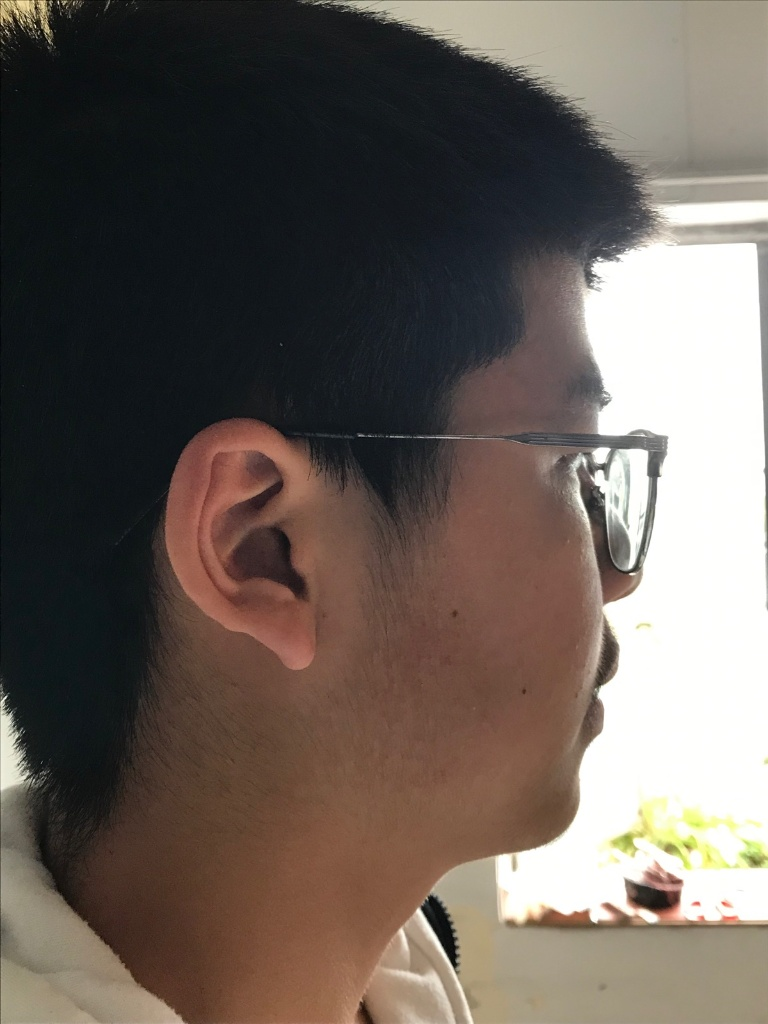
#> input picture data/data/train/profile/C01002721169_profile.jpg, 768 x 1024 px; its folder holds only this picture in this run
$ python -i gmc.py   (imports and definitions only)
#> lines starting #> are read from the running program, lines starting #| are printed output that depends on the picture
### ultralytics_ori/yolo/utils/__init__.py
# Ultralytics YOLO 🚀, AGPL-3.0 license

import contextlib
import inspect
import logging.config
import os
import platform
import re
import subprocess
import sys
import tempfile
import threading
import urllib
import uuid
from pathlib import Path
from types import SimpleNamespace
from typing import Union

import cv2
import matplotlib.pyplot as plt
import numpy as np
import torch
import yaml

from ultralytics_ori import __version__

# PyTorch Multi-GPU DDP Constants
RANK = int(os.getenv('RANK', -1))
LOCAL_RANK = int(os.getenv('LOCAL_RANK', -1))  # https://pytorch.org/docs/stable/elastic/run.html
WORLD_SIZE = int(os.getenv('WORLD_SIZE', 1))

# Other Constants
FILE = Path(__file__).resolve()
ROOT = FILE.parents[2]  # YOLO
DEFAULT_CFG_PATH = ROOT / 'yolo/cfg/default.yaml'
NUM_THREADS = min(8, max(1, os.cpu_count() - 1))  # number of YOLOv5 multiprocessing threads
AUTOINSTALL = str(os.getenv('YOLO_AUTOINSTALL', True)).lower() == 'true'  # global auto-install mode
VERBOSE = str(os.getenv('YOLO_VERBOSE', True)).lower() == 'true'  # global verbose mode
TQDM_BAR_FORMAT = '{l_bar}{bar:10}{r_bar}'  # tqdm bar format
LOGGING_NAME = 'ultralytics'
MACOS, LINUX, WINDOWS = (platform.system() == x for x in ['Darwin', 'Linux', 'Windows'])  # environment booleans
HELP_MSG = \
    """
    Usage examples for running YOLOv8:

    1. Install the ultralytics package:

        pip install ultralytics

    2. Use the Python SDK:

        from ultralytics import YOLO

        # Load a model
        model = YOLO('yolov8n.yaml')  # build a new model from scratch
        model = YOLO("yolov8n.pt")  # load a pretrained model (recommended for training)

        # Use the model
        results = model.train(data="coco128.yaml", epochs=3)  # train the model
        results = model.val()  # evaluate model performance on the validation set
        results = model('https://ultralytics.com/images/bus.jpg')  # predict on an image
        success = model.export(format='onnx')  # export the model to ONNX format

    3. Use the command line interface (CLI):

        YOLOv8 'yolo' CLI commands use the following syntax:

            yolo TASK MODE ARGS

            Where   TASK (optional) is one of [detect, segment, classify]
                    MODE (required) is one of [train, val, predict, export]
                    ARGS (optional) are any number of custom 'arg=value' pairs like 'imgsz=320' that override defaults.
                        See all ARGS at https://docs.ultralytics.com/usage/cfg or with 'yolo cfg'

        - Train a detection model for 10 epochs with an initial learning_rate of 0.01
            yolo detect train data=coco128.yaml model=yolov8n.pt epochs=10 lr0=0.01

        - Predict a YouTube video using a pretrained segmentation model at image size 320:
            yolo segment predict model=yolov8n-seg.pt source='https://youtu.be/Zgi9g1ksQHc' imgsz=320

        - Val a pretrained detection model at batch-size 1 and image size 640:
            yolo detect val model=yolov8n.pt data=coco128.yaml batch=1 imgsz=640

        - Export a YOLOv8n classification model to ONNX format at image size 224 by 128 (no TASK required)
            yolo export model=yolov8n-cls.pt format=onnx imgsz=224,128

        - Run special commands:
            yolo help
            yolo checks
            yolo version
            yolo settings
            yolo copy-cfg
            yolo cfg

    Docs: https://docs.ultralytics.com
    Community: https://community.ultralytics.com
    GitHub: https://github.com/ultralytics/ultralytics
    """

# Settings
torch.set_printoptions(linewidth=320, precision=4, profile='default')
#> (this line was passed over: torch is not available in this run)
np.set_printoptions(linewidth=320, formatter={'float_kind': '{:11.5g}'.format})  # format short g, %precision=5
cv2.setNumThreads(0)  # prevent OpenCV from multithreading (incompatible with PyTorch DataLoader)
os.environ['NUMEXPR_MAX_THREADS'] = str(NUM_THREADS)  # NumExpr max threads
os.environ['CUBLAS_WORKSPACE_CONFIG'] = ':4096:8'  # for deterministic training
os.environ['TF_CPP_MIN_LOG_LEVEL'] = '2'  # suppress verbose TF compiler warnings in Colab


class SimpleClass:
    """
    Ultralytics SimpleClass is a base class providing helpful string representation, error reporting, and attribute
    access methods for easier debugging and usage.
    """

    # [13 lines left out: function __str__, not called in this run]

    def __repr__(self):
        """Return a machine-readable string representation of the object."""
        return self.__str__()

    # [4 lines left out: function __getattr__, not called in this run]


class IterableSimpleNamespace(SimpleNamespace):
    """
    Ultralytics IterableSimpleNamespace is an extension class of SimpleNamespace that adds iterable functionality and
    enables usage with dict() and for loops.
    """

    def __iter__(self):
        """Return an iterator of key-value pairs from the namespace's attributes."""
        return iter(vars(self).items())

    def __str__(self):
        """Return a human-readable string representation of the object."""
        return '\n'.join(f'{k}={v}' for k, v in vars(self).items())

    # [9 lines left out: function __getattr__, not called in this run]

    def get(self, key, default=None):
        """Return the value of the specified key if it exists; otherwise, return the default value."""
        return getattr(self, key, default)


# [33 lines left out: function plt_settings, not called in this run]


def set_logging(name=LOGGING_NAME, verbose=True):
    """Sets up logging for the given name."""
    rank = int(os.getenv('RANK', -1))  # rank in world for Multi-GPU trainings
    level = logging.INFO if verbose and rank in {-1, 0} else logging.ERROR
    logging.config.dictConfig({
        'version': 1,
        'disable_existing_loggers': False,
        'formatters': {
            name: {
                'format': '%(message)s'}},
        'handlers': {
            name: {
                'class': 'logging.StreamHandler',
                'formatter': name,
                'level': level}},
        'loggers': {
            name: {
                'level': level,
                'handlers': [name],
                'propagate': False}}})


class EmojiFilter(logging.Filter):
    """
    A custom logging filter class for removing emojis in log messages.

    This filter is particularly useful for ensuring compatibility with Windows terminals
    that may not support the display of emojis in log messages.
    """

    # [4 lines left out: function filter, not called in this run]


# Set logger
set_logging(LOGGING_NAME, verbose=VERBOSE)  # run before defining LOGGER
LOGGER = logging.getLogger(LOGGING_NAME)  # define globally (used in train.py, val.py, detect.py, etc.)
if WINDOWS:  # emoji-safe logging
    LOGGER.addFilter(EmojiFilter())


# [24 lines left out: function yaml_save, not called in this run]


def yaml_load(file='data.yaml', append_filename=False):
    """
    Load YAML data from a file.

    Args:
        file (str, optional): File name. Default is 'data.yaml'.
        append_filename (bool): Add the YAML filename to the YAML dictionary. Default is False.

    Returns:
        dict: YAML data and file name.
    """
#> further down, picture is the input picture: shape (1024, 768, 3); mean B, G, R 88.7, 95.8, 105.8
    with open(file, errors='ignore', encoding='utf-8') as f:
        s = f.read()  # string

        # Remove special characters
        if not s.isprintable():
            s = re.sub(r'[^\x09\x0A\x0D\x20-\x7E\x85\xA0-\uD7FF\uE000-\uFFFD\U00010000-\U0010ffff]+', '', s)

        # Add YAML filename to dict and return
        return {**yaml.safe_load(s), 'yaml_file': str(file)} if append_filename else yaml.safe_load(s)


# [13 lines left out: function yaml_print, not called in this run]


# Default configuration
DEFAULT_CFG_DICT = yaml_load(DEFAULT_CFG_PATH)
for k, v in DEFAULT_CFG_DICT.items():
    if isinstance(v, str) and v.lower() == 'none':
        DEFAULT_CFG_DICT[k] = None
DEFAULT_CFG_KEYS = DEFAULT_CFG_DICT.keys()
DEFAULT_CFG = IterableSimpleNamespace(**DEFAULT_CFG_DICT)


# [65 lines left out: functions is_colab, is_kaggle, is_jupyter, is_docker, is_online, not called in this run]


ONLINE = is_online()


# [151 lines left out: functions is_pip_package, is_dir_writeable, is_pytest_running, is_github_actions_ci, is_git_dir, get_git_dir and 4 more, not called in this run]


USER_CONFIG_DIR = Path(os.getenv('YOLO_CONFIG_DIR', get_user_config_dir()))  # Ultralytics settings dir
SETTINGS_YAML = USER_CONFIG_DIR / 'settings.yaml'


def emojis(string=''):
    """Return platform-dependent emoji-safe version of string."""
    return string.encode().decode('ascii', 'ignore') if WINDOWS else string


# [24 lines left out: function colorstr, not called in this run]


class TryExcept(contextlib.ContextDecorator):
    """YOLOv8 TryExcept class. Usage: @TryExcept() decorator or 'with TryExcept():' context manager."""

    # [4 lines left out: function __init__, not called in this run]

    def __enter__(self):
        """Executes when entering TryExcept context, initializes instance."""
        pass

    # [157 lines left out: functions __exit__, threaded, set_sentry, get_settings, set_settings, deprecation_warn and 1 more, not called in this run]


def url2file(url):
    """Convert URL to filename, i.e. https://url.com/file.txt?auth -> file.txt."""
    return Path(clean_url(url)).name


# Run below code on yolo/utils init ------------------------------------------------------------------------------------

# Check first-install steps
PREFIX = colorstr('Ultralytics: ')
SETTINGS = get_settings()
DATASETS_DIR = Path(SETTINGS['datasets_dir'])  # global datasets directory
ENVIRONMENT = 'Colab' if is_colab() else 'Kaggle' if is_kaggle() else 'Jupyter' if is_jupyter() else \
    'Docker' if is_docker() else platform.system()
TESTS_RUNNING = is_pytest_running() or is_github_actions_ci()
set_sentry()

# OpenCV Multilanguage-friendly functions ------------------------------------------------------------------------------
imshow_ = cv2.imshow  # copy to avoid recursion errors


def imread(filename, flags=cv2.IMREAD_COLOR):
    return cv2.imdecode(np.fromfile(filename, np.uint8), flags)


# [6 lines left out: function imwrite, not called in this run]


def imshow(path, im):
    imshow_(path.encode('unicode_escape').decode(), im)


if Path(inspect.stack()[0].filename).parent.parent.as_posix() in inspect.stack()[-1].filename:
    cv2.imread, cv2.imwrite, cv2.imshow = imread, imwrite, imshow  # redefine

### ultralytics_ori/tracker/utils/gmc.py
# Ultralytics YOLO 🚀, GPL-3.0 license

import copy

import cv2
import matplotlib.pyplot as plt
import numpy as np

from ultralytics_ori.yolo.utils import LOGGER


class GMC:

    def __init__(self, method='sparseOptFlow', downscale=2, verbose=None):
        super().__init__()

        self.method = method
        self.downscale = max(1, int(downscale))

        if self.method == 'orb':
            self.detector = cv2.FastFeatureDetector_create(20)
            self.extractor = cv2.ORB_create()
            self.matcher = cv2.BFMatcher(cv2.NORM_HAMMING)

        elif self.method == 'sift':
            self.detector = cv2.SIFT_create(nOctaveLayers=3, contrastThreshold=0.02, edgeThreshold=20)
            self.extractor = cv2.SIFT_create(nOctaveLayers=3, contrastThreshold=0.02, edgeThreshold=20)
            self.matcher = cv2.BFMatcher(cv2.NORM_L2)

        elif self.method == 'ecc':
            number_of_iterations = 5000
            termination_eps = 1e-6
            self.warp_mode = cv2.MOTION_EUCLIDEAN
            self.criteria = (cv2.TERM_CRITERIA_EPS | cv2.TERM_CRITERIA_COUNT, number_of_iterations, termination_eps)

        elif self.method == 'sparseOptFlow':
            self.feature_params = dict(maxCorners=1000,
                                       qualityLevel=0.01,
                                       minDistance=1,
                                       blockSize=3,
                                       useHarrisDetector=False,
                                       k=0.04)
            # self.gmc_file = open('GMC_results.txt', 'w')

        elif self.method in ['file', 'files']:
            seqName = verbose[0]
            ablation = verbose[1]
            if ablation:
                filePath = r'tracker/GMC_files/MOT17_ablation'
            else:
                filePath = r'tracker/GMC_files/MOTChallenge'

            if '-FRCNN' in seqName:
                seqName = seqName[:-6]
            elif '-DPM' in seqName or '-SDP' in seqName:
                seqName = seqName[:-4]
            self.gmcFile = open(f'{filePath}/GMC-{seqName}.txt')

            if self.gmcFile is None:
                raise ValueError(f'Error: Unable to open GMC file in directory:{filePath}')
        elif self.method in ['none', 'None']:
            self.method = 'none'
        else:
            raise ValueError(f'Error: Unknown CMC method:{method}')

        self.prevFrame = None
        self.prevKeyPoints = None
        self.prevDescriptors = None

        self.initializedFirstFrame = False

    def apply(self, raw_frame, detections=None):
        if self.method in ['orb', 'sift']:
            return self.applyFeaures(raw_frame, detections)
        elif self.method == 'ecc':
            return self.applyEcc(raw_frame, detections)
        elif self.method == 'sparseOptFlow':
            return self.applySparseOptFlow(raw_frame, detections)
        elif self.method == 'file':
            return self.applyFile(raw_frame, detections)
        elif self.method == 'none':
            return np.eye(2, 3)
        else:
            return np.eye(2, 3)

    # [158 lines left out: functions applyEcc, applyFeaures, not called in this run]

    def applySparseOptFlow(self, raw_frame, detections=None):
        # Initialize
        # t0 = time.time()
        height, width, _ = raw_frame.shape
        frame = cv2.cvtColor(raw_frame, cv2.COLOR_BGR2GRAY)
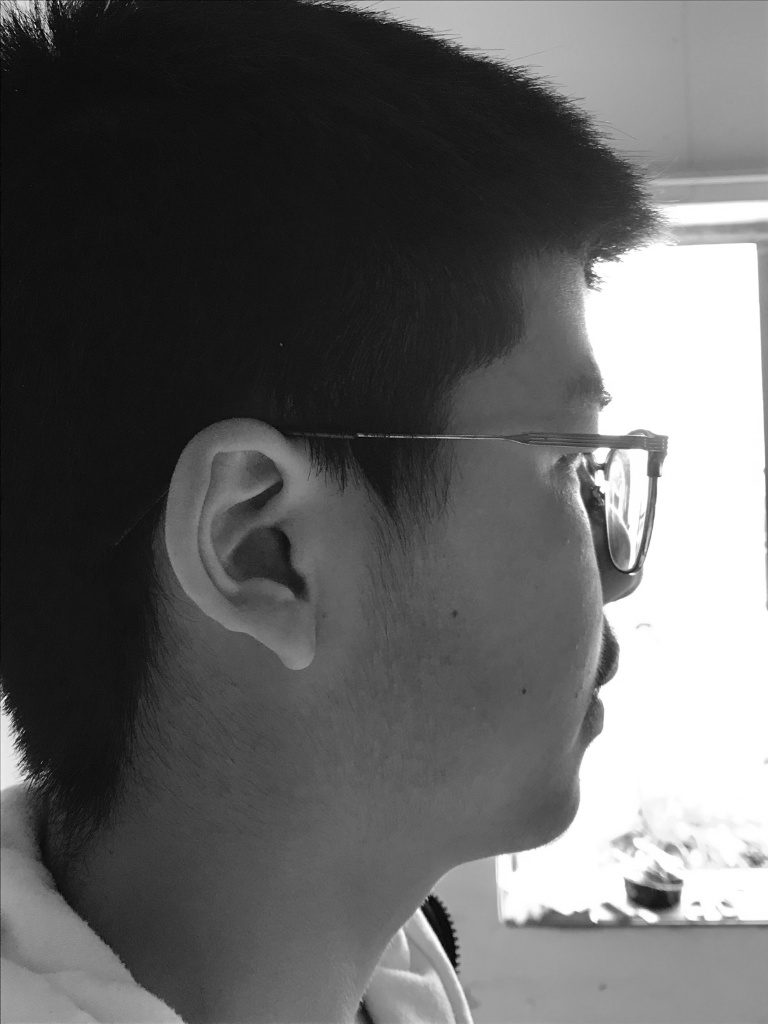
#> frame: shape (1024, 768); min 1, max 255, mean 98
        H = np.eye(2, 3)

        # Downscale image
        if self.downscale > 1.0:
            # frame = cv2.GaussianBlur(frame, (3, 3), 1.5)
            frame = cv2.resize(frame, (width // self.downscale, height // self.downscale))
#> frame: shape (512, 384)

        # find the keypoints
        keypoints = cv2.goodFeaturesToTrack(frame, mask=None, **self.feature_params)
#> keypoints = 633 rows, first 8: [313, 440], [304, 224], [209, 454], [300, 236], [299, 243], [293, 455], [340, 440], [5, 357]

        # Handle first frame
        if not self.initializedFirstFrame:
            # Initialize data
            self.prevFrame = frame.copy()
            self.prevKeyPoints = copy.copy(keypoints)
#> self.prevKeyPoints has the same summary as keypoints

            # Initialization done
            self.initializedFirstFrame = True

            return H

        # find correspondences
        matchedKeypoints, status, err = cv2.calcOpticalFlowPyrLK(self.prevFrame, frame, self.prevKeyPoints, None)

        # leave good correspondences only
        prevPoints = []
        currPoints = []

        for i in range(len(status)):
            if status[i]:
                prevPoints.append(self.prevKeyPoints[i])
                currPoints.append(matchedKeypoints[i])

        prevPoints = np.array(prevPoints)
        currPoints = np.array(currPoints)

        # Find rigid matrix
        if (np.size(prevPoints, 0) > 4) and (np.size(prevPoints, 0) == np.size(prevPoints, 0)):
            H, inliesrs = cv2.estimateAffinePartial2D(prevPoints, currPoints, cv2.RANSAC)

            # Handle downscale
            if self.downscale > 1.0:
                H[0, 2] *= self.downscale
                H[1, 2] *= self.downscale
        else:
            LOGGER.warning('WARNING: not enough matching points')

        # Store to next iteration
        self.prevFrame = frame.copy()
        self.prevKeyPoints = copy.copy(keypoints)

        # gmc_line = str(1000 * (time.time() - t0)) + "\t" + str(H[0, 0]) + "\t" + str(H[0, 1]) + "\t" + str(
        #     H[0, 2]) + "\t" + str(H[1, 0]) + "\t" + str(H[1, 1]) + "\t" + str(H[1, 2]) + "\n"
        # self.gmc_file.write(gmc_line)

        return H

    # [12 lines left out: function applyFile, not called in this run]

>>> import cv2
>>> picture = cv2.imread('../../../data/data/train/profile/C01002721169_profile.jpg')
>>> result = GMC().apply(picture)
#> result = [[1, 0, 0], [0, 1, 0]]

$ run again, on data/data/train/profile/C01002721215_profile.jpg
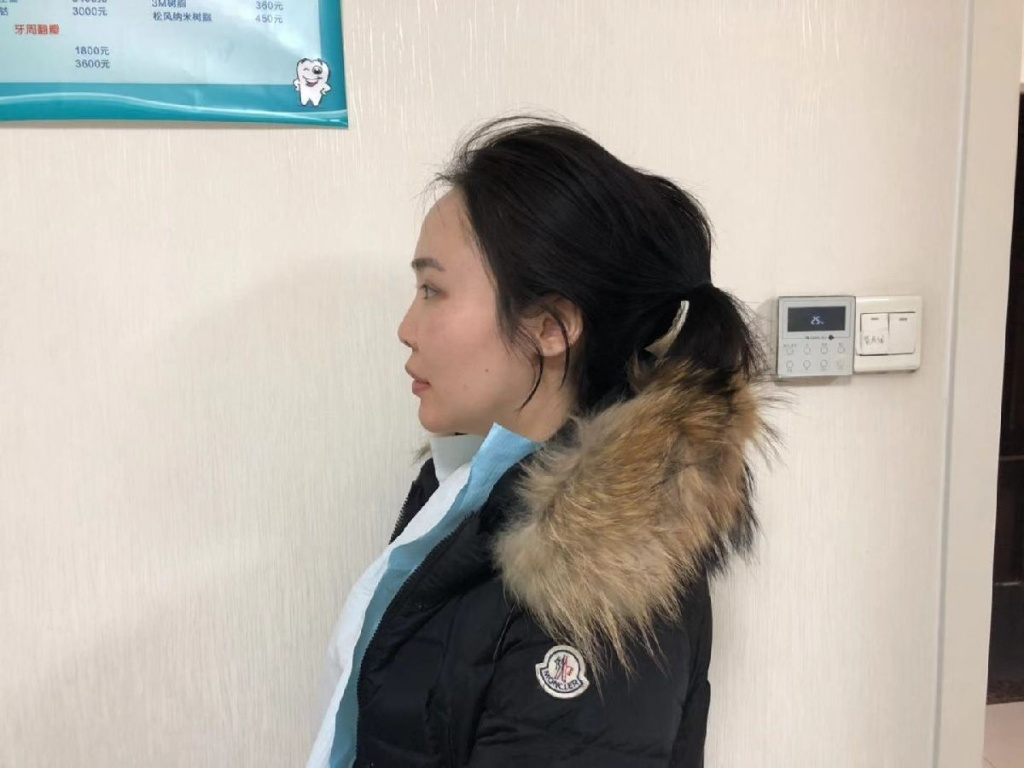
#> input picture data/data/train/profile/C01002721215_profile.jpg, 1024 x 768 px
#> picture is the input picture: shape (768, 1024, 3); mean B, G, R 163.1, 171.6, 177.6
#> in applySparseOptFlow, `frame = cv2.cvtColor(raw_frame, cv2.COLOR_BGR2GRAY)`:
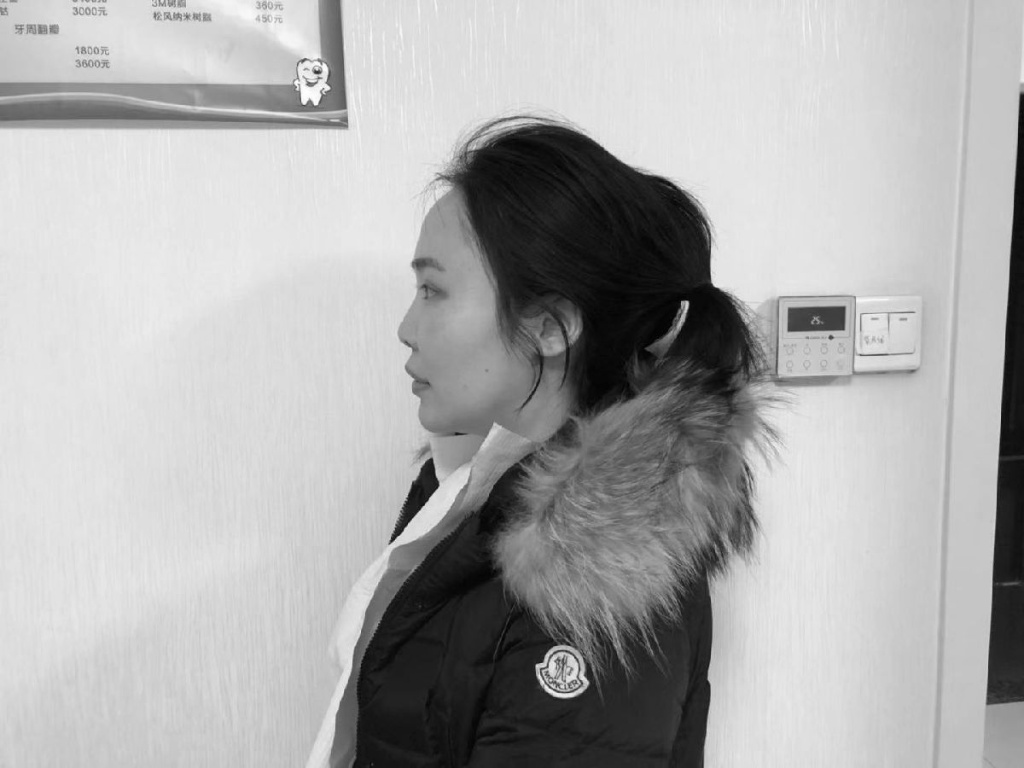
#> frame: shape (768, 1024); min 0, max 255, mean 172.5
#> keypoints = 849 rows, first 8: [343, 151], [215, 229], [160, 35], [157, 35], [268, 332], [152, 51], [157, 51], [415, 168]
#> self.prevKeyPoints has the same summary as keypoints
#> result = [[1, 0, 0], [0, 1, 0]]
